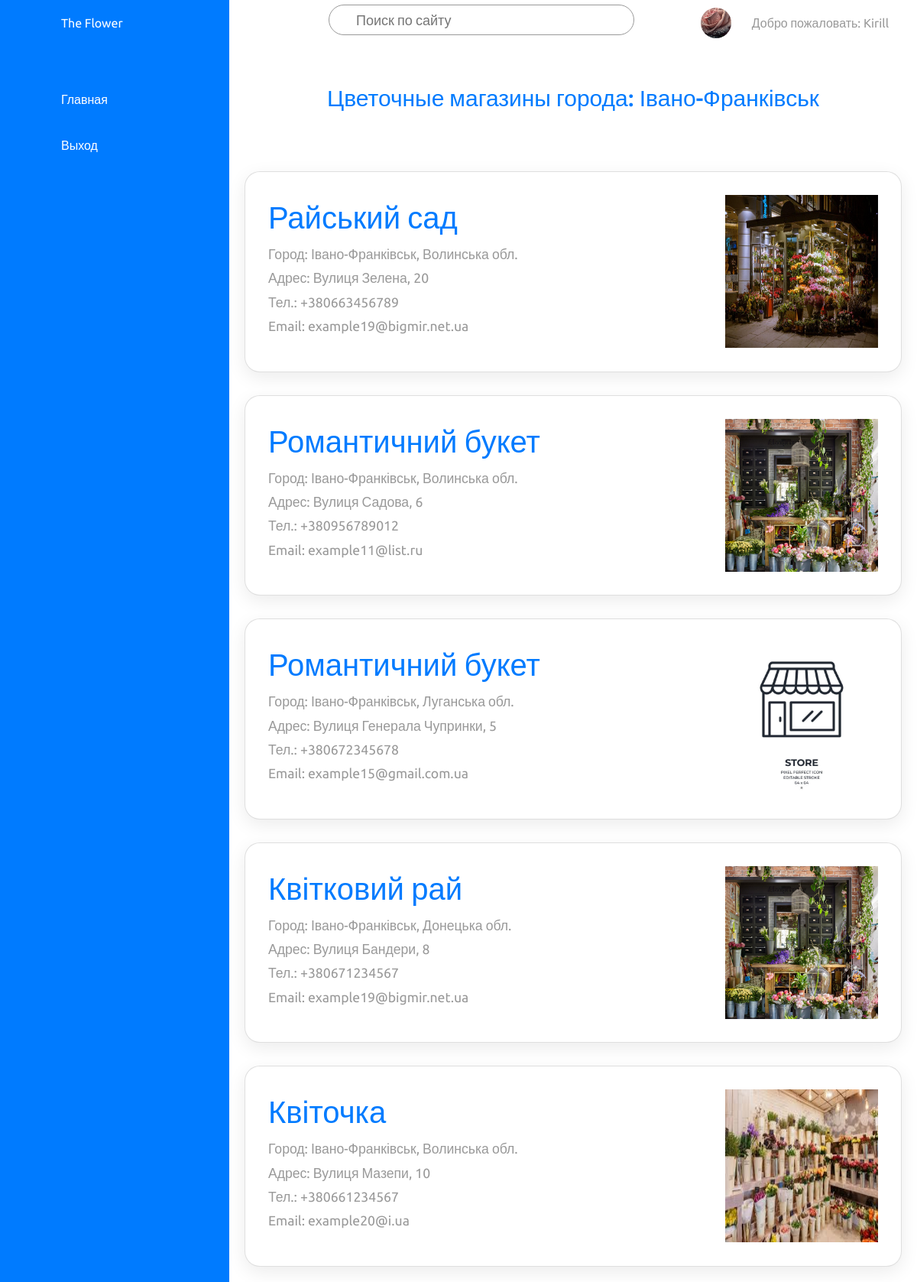
/shops/Ivano-Frankivsk/ (signed in), run on the app's committed database.
### users/models.py (models this page shows, shortened)
class CustomUser(AbstractUser):
    STATUS = (
        ('customer', 'customer'),
        ('owner', 'owner'),
        ('cashier', 'cashier'),
    )
    email = models.EmailField(unique=True)
    status = models.CharField(max_length=64, choices=STATUS, default='customer')
    phone = models.CharField(max_length=20, null=True)
    image = models.ImageField(upload_to='users', blank=True, null=True)

### shops/models.py (models this page shows, shortened)
class Shop(models.Model):
    name = models.CharField(max_length=200)
    city = models.CharField(max_length=200)
    district = models.CharField(max_length=200)
    country = models.CharField(max_length=200)
    address = models.TextField(blank=True, null=True)
    phone = models.CharField(max_length=20)
    email = models.EmailField()
    social = models.JSONField(default=social_default_value)
    image = models.ImageField(upload_to='shops', blank=True, null=True)
    slug = models.SlugField(default='', null=False)
    class Meta:
        verbose_name = "shop"
        verbose_name_plural = "shops"
        ordering = ('city',)

### shops/views.py (the view)
# urls.py: path("", include("shops.urls")),
def shops(request, slug):
    shops = Shop.objects.filter(slug=slug)
    return render(request, "shops/shops.html", {'shops': shops})

### shops/templates/shops/shops.html (shortened to what this page needs)
{% extends "shops/base.html" %}
{% load static %}
{% block extra_head %}
  <link rel="stylesheet" href='{%static "css/shops.css" %}' />
{% endblock %}
{% block content %}
<div class="titleContent">
  <h3>Цветочные магазины города: {{ shops.first.city }}</h3>
</div>
<div class="cardBox">
    {% for shop in shops%}
    <div class="card">
        <a href="{{ shop.pk }}" class="shop"></a>
        <div>
            <div class="title">{{ shop.name }}</div>
            <div class="cardName">Город: {{ shop.city }}, {{ shop.district }} обл.</div>
            <div class="cardName">Адрес: {{ shop.address }}</div>
            <div class="cardName">Тел.: {{ shop.phone }}</div>
            <div class="cardName">Email: {{ shop.email }}</div>
        </div>
        <div class="imageBox">
            <img src="{{shop.image.url}}" alt="">
        </div>
    </div>
    {% endfor %}
</div>
{% endblock %}

### shops/templates/shops/base.html (shortened to what this page needs)
{% load static %}
<!DOCTYPE html>
<html>
<head>
	<link rel="stylesheet" type="text/css" href='{%static "css/base.css" %}'>
	<link rel="stylesheet" href="https://maxcdn.bootstrapcdn.com/bootstrap/4.0.0-beta/css/bootstrap.min.css">
	{% block extra_head %}{% endblock %}
</head>
<body>
	<div class="contanier">
		<div class="navigation" onclick="cityHide()">
			<ul>
				<li>
					<a href="#">
						<span class="icon"></span>
						<span class="title">The Flower</span>
					</a>
				</li>
				<li>
					<a href="\">
						<span class="icon"></span>
						<span class="title">Главная</span>
					</a>
				</li>
				{% if request.user.is_authenticated  %}
					<li>
						<a href="{%url 'logout'%}">
							<span class="icon"></span>
							<span class="title">Выход</span>
						</a>
					</li>
				{% endif %}
			</ul>
		</div>
		<div class="main">
			<div class="topbar">
				<div class="toggle">
				</div>
				<div class="search prevent-select">
					<label>
						<input type="text" placeholder="Поиск по сайту">
					</label>
				</div>
				<div class="username prevent-select">
					{% if request.user.is_authenticated %}
					<div class="user">
						<a href="{% url 'profile' pk=request.user.pk %}">
						{% if request.user.image%}
						<img src="{{request.user.image.url}}" alt="">
						{% else %}
						<img src="/media/users/avatar.jpg" alt="">
						{% endif %}
						</a>
					</div>
					Добро пожаловать: {{request.user.username}}
					{%  else %}
					<a href="{% url 'login' %}">Войдите</a> или <a href="{% url 'register' %}">зарегестрируйтесь</a>
					{% endif %}
				</div>
			</div>
			<div class="content">
				{% block content %}
				{% endblock %}
			</div>
	</div>
</div>
</body>
</html>

### shops/static/css/base.css (style rules this page uses)
* { margin: 0; padding: 0; box-sizing: border-box; font-family: 'Ubuntu', sans-serif; }
:root { --blue: #287bff; --white: #fff; --grey: #f5f5f5; --black1: #222; --black2: #999; --blue1: #84b2fa; --green: #47eb0c; }
body { min-height: 100vh; overflow-x: hidden; }
a { text-decoration: none; }
.contanier { position: relative; width: 100%; }
.navigation { position: fixed; width: 300px; height: 100%; background: var(--blue); border-left: 10px solid var(--blue); transition: 0.5s; overflow: hidden; }
.navigation ul { position: absolute; top: 0; left: 0; width: 100%; }
.navigation ul li { position: relative; width: 100%; list-style: none; border-top-left-radius: 30px; border-bottom-left-radius: 30px; }
.navigation ul li:nth-child(1) { margin-bottom: 40px; pointer-events: none; }
.navigation ul li a { position: relative; display: block; width: 100%; display: flex; text-decoration: none; color: var(--white); }
.navigation ul li a .icon { position: relative; display: block; min-width: 60px; height: 60px; line-height: 70px; text-align: center; }
.navigation ul li a .title { position: relative; display: block; padding: 0 10px; height: 60px; line-height: 60px; text-align: start; white-space: nowrap; }
.prevent-select { -webkit-user-select: none; -ms-user-select: none; user-select: none; }
.main { position: absolute; width: calc(100% - 300px); left: 300px; height: calc(100% - 100px); background: var(--white); transition: 0.5s; }
.topbar { width: 100%; height: 60px; display: flex; justify-content: space-between; align-items: center; padding: 0 10px; }
.topbar .username a { text-decoration: none; color: var(--blue); font-size: 1.1em; }
.toggle { position: relative; top: 0; width: 60px; height: 60px; display: flex; justify-content: center; align-items: center; font-size: 2.5em; cursor: pointer; }
.search { position: relative; width: 400px; margin: 0 10px; }
.search label { position: relative; width: 100%; }
.search label input { width: 100%; height: 40px; border-radius: 40px; padding: 5px 20px; padding-left: 35px; font-size: 18px; outline: none; border: 1px solid var(--black2); }
.username { display: flex; position: relative; color: var(--black2); flex-direction: row; align-items: center; width: 300px; justify-content: space-evenly; text-align: center; }
.user { position: relative; width: 40px; height: 40px; border-radius: 50%; overflow: hidden; cursor: pointer; }
.user img { position: absolute; top: 0; left: 0; width: 100%; height: 100%; object-fit: cover; }

### shops/static/css/shops.css (style rules this page uses)
.titleContent { text-align: center; color: var(--blue); font-size: 20px; }
.titleContent h3 { padding-top: 50px; padding-bottom: 50px; font-size: 1.5em; }
.cardBox { position: relative; width: 100%; padding: 20px; display: grid; grid-template-columns: repeat(3, 1fr); grid-gap: 30px; }
.cardBox .card { position: relative; background: var(--white); padding: 30px; border-radius: 20px; display: flex; height: 100%; justify-content: space-between; cursor: pointer; box-shadow: 0 7px 25px rgba(0, 0, 0, 0.08); flex-direction: row; }
.cardBox .card .title { position: relative; font-weight: 500; font-size: 2.5em; color: var(--blue); }
.cardBox .card a.shop { position: absolute; width: 100%; height: 60%; top: 0; left: 0; z-index: 1; color: var(--blue); }
.cardBox .card .cardName { color: var(--black2); font-size: 1.1em; margin-top: 5px; }
.cardBox .card .imageBox img { height: 200px; width: 200px; }
@media (max-width:1901px) { .cardBox { grid-template-columns: repeat(2, 1fr); } }
@media (max-width:1601px) { .cardBox { grid-template-columns: repeat(1, 1fr); } }

### data on the page
CustomUser: user.image (picture), user.username "Kirill"
Shop: first.city "Івано-Франківськ", name "Райський сад", city "Івано-Франківськ", district "Волинська", address "Вулиця Зелена, 20", phone "+380663456789", email "example19@bigmir.net.ua", image (picture)
Shop: name "Романтичний букет", city "Івано-Франківськ", district "Волинська", address "Вулиця Садова, 6", phone "+380956789012", email "example11@list.ru", image (picture)
Shop: name "Романтичний букет", city "Івано-Франківськ", district "Луганська", address "Вулиця Генерала Чупринки, 5", phone "+380672345678", email "example15@gmail.com.ua", image (picture)
Shop: name "Квітковий рай", city "Івано-Франківськ", district "Донецька", address "Вулиця Бандери, 8", phone "+380671234567", email "example19@bigmir.net.ua", image (picture)
Shop: name "Квіточка", city "Івано-Франківськ", district "Волинська", address "Вулиця Мазепи, 10", phone "+380661234567", email "example20@i.ua", image (picture)
